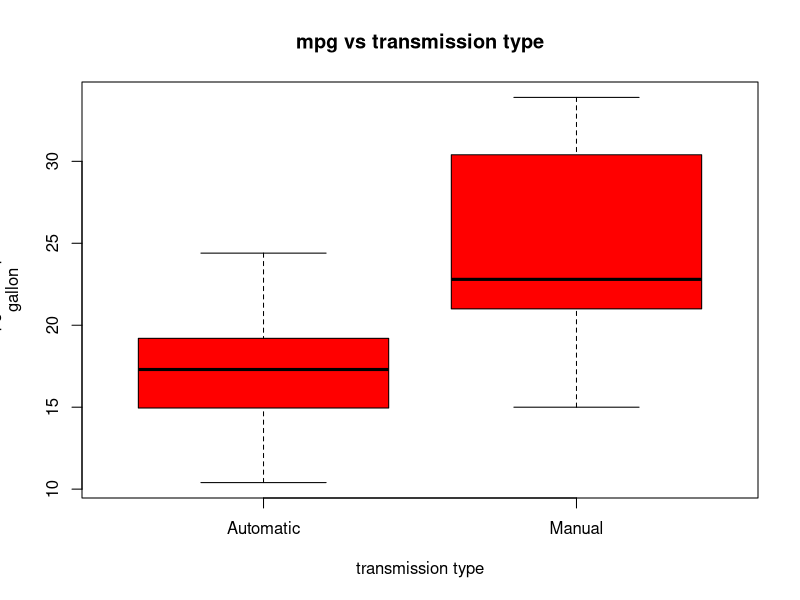
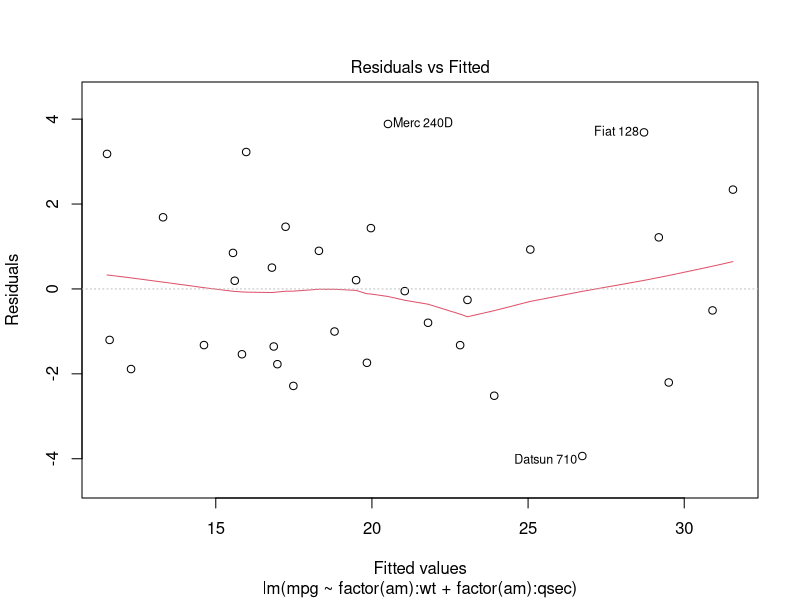
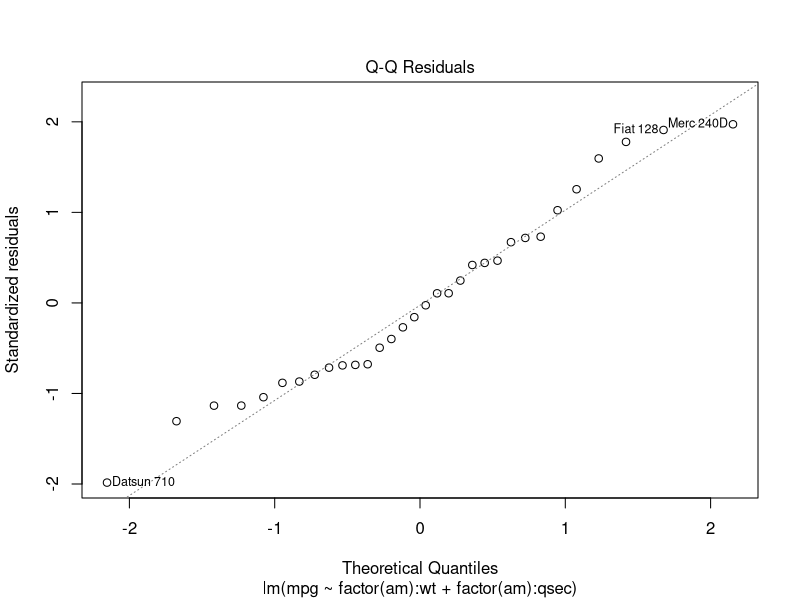
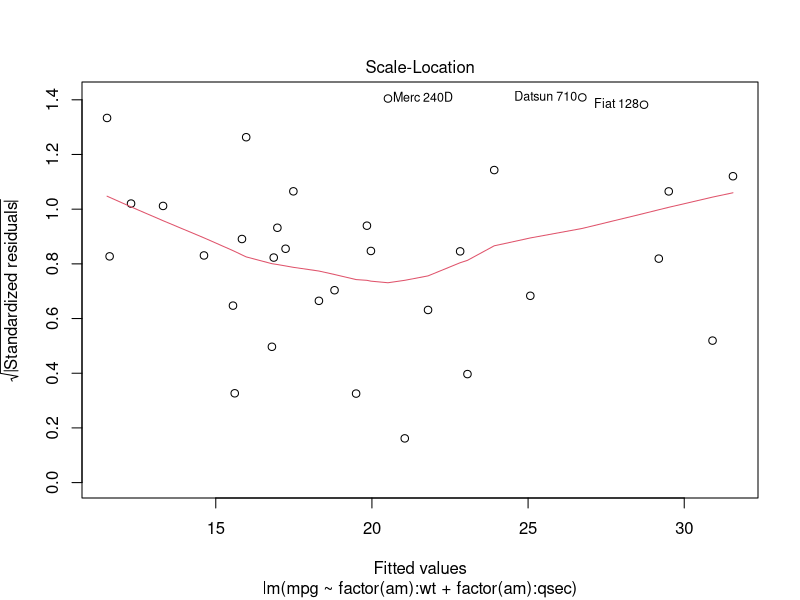
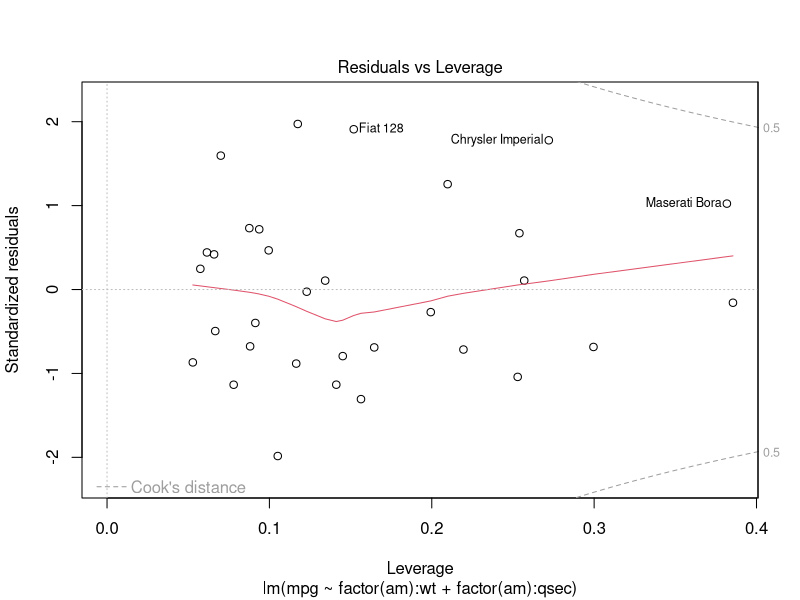
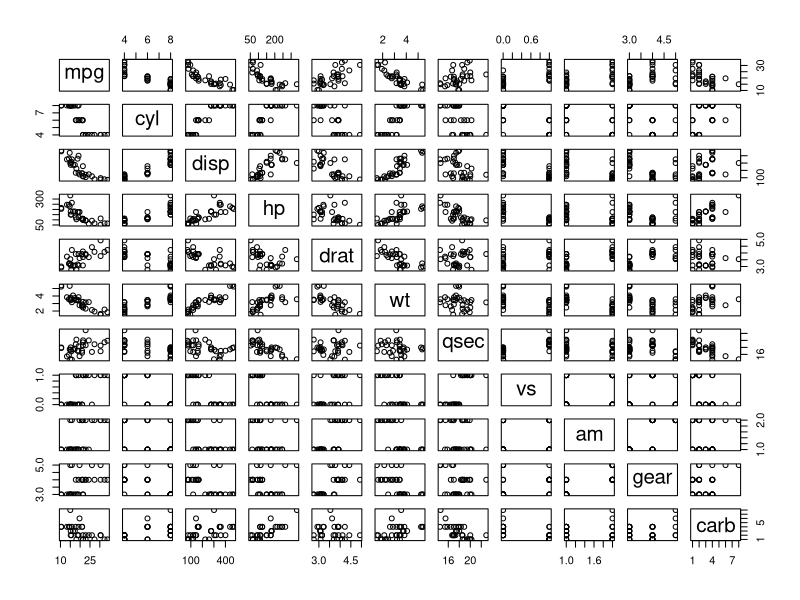
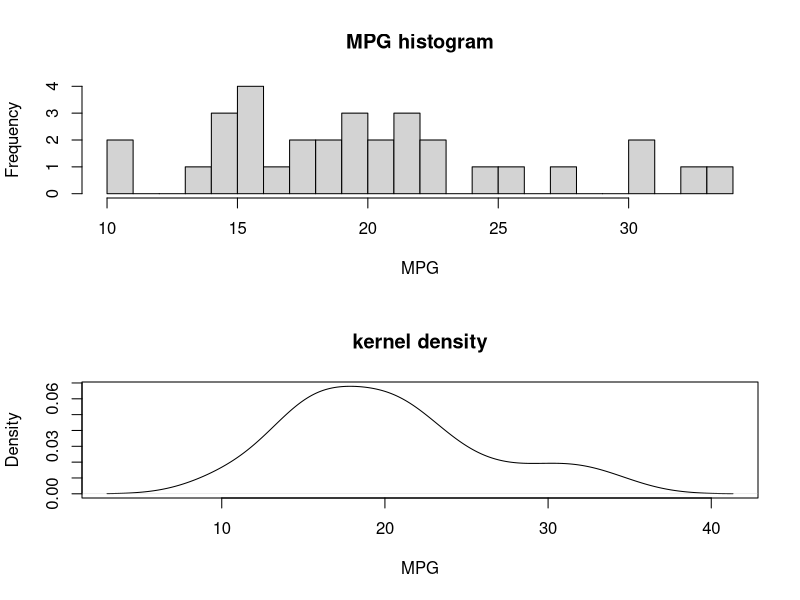

The R script that drew these images, in order:
## ---- chunk 1
data(mtcars)
cor(mtcars$mpg,mtcars[,-1])
## ---- chunk 2
mtcars$am <- as.factor(mtcars$am)
levels(mtcars$am) <-c("Automatic", "Manual")
t.test(mtcars$mpg~mtcars$am,conf.level=0.95)
stepm = step(lm(data = mtcars, mpg ~ .),trace=0,steps=10000)
model <- lm(mpg~ factor(am):wt + factor(am):qsec,data=mtcars)
## ---- chunk 3
boxplot(mtcars$mpg ~ mtcars$am, data = mtcars, outpch = 19, ylab="mpg:miles per 
gallon",xlab="transmission type",main="mpg vs transmission type", col="red")
## ---- chunk 4
plot(model)
## ---- chunk 5
pairs(mpg ~ ., data = mtcars)
## ---- chunk 6
par(mfrow=c(2,1))
hist(mtcars$mpg, breaks=20, xlab="MPG", main="MPG histogram")
plot(density(mtcars$mpg), main="kernel density", xlab="MPG")
